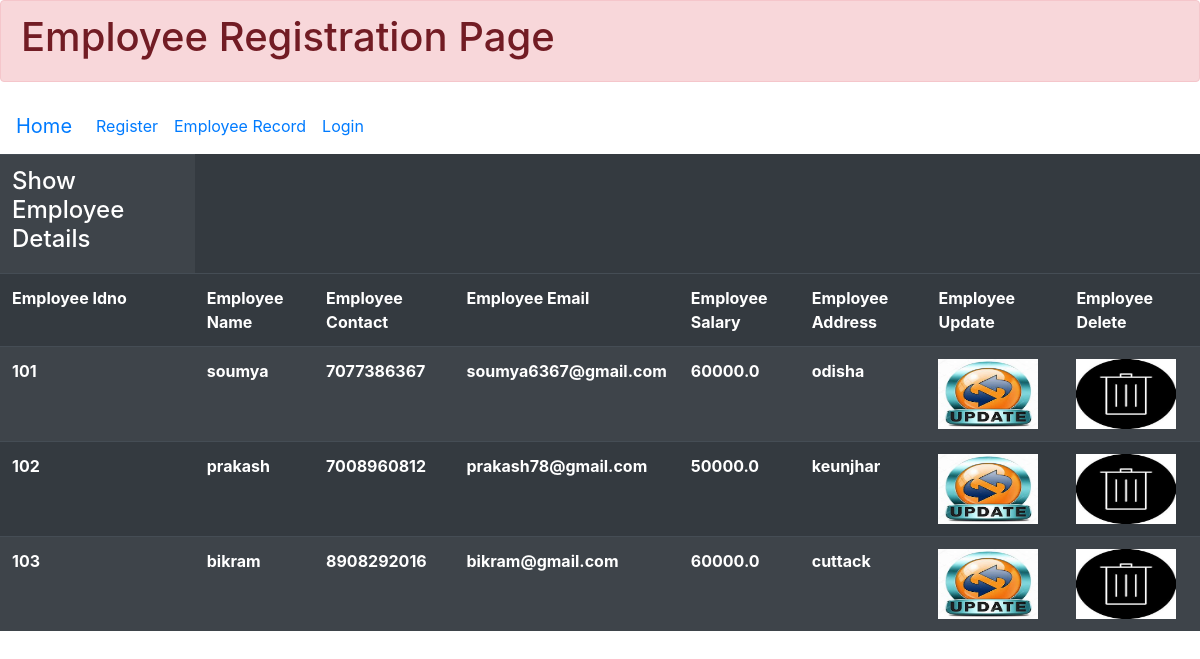
Screenshot of /details/ with the database file from the repository.
### myapp/models.py (models this page shows)
class Employee(models.Model):
      idno=models.IntegerField(primary_key=True)
      name=models.CharField(max_length=70)
      contact=models.IntegerField()
      email=models.EmailField()
      salary=models.FloatField()
      address=models.TextField(blank=True)

### myapp/views.py (the view)
# urls.py: path('details/',views.details,name='details'),
def details(request):
      result=Employee.objects.all()
      return render(request,'myapp/details.html',{'data':result})

### templates/myapp/details.html (shortened to what this page needs)
{% extends 'common.html'  %}
{% load static %}
{% block head %}
        {% include 'head.html' %}
{% endblock %}
{% block soumya %}
        <table class="table table-striped table-dark" width=500px>
            <tr>
             <th><h4>Show Employee Details</h4></th>
            </tr>
            <tr>
                  <th>Employee Idno</th>
                  <th>Employee Name</th>
                  <th>Employee Contact</th>
                  <th>Employee Email</th>
                  <th>Employee Salary</th>
                  <th>Employee Address</th>
                  <th>Employee Update</th>
                  <th>Employee Delete</th>
            </tr>
            {% for x in data %}
            <tr>
                  <th>{{x.idno}}</th>
                  <th>{{x.name}}</th>
                  <th>{{x.contact}}</th>
                  <th>{{x.email}}</th>
                  <th>{{x.salary}}</th>
                  <th>{{x.address}}</th>
                  <th>
                       <a href="{% url 'update' %}?no={{x.idno}}">
                              <img src="{% static 'imagess\update.png' %}" width=100px height=70px>
                       </a>
                  </th>
                  <th>
                        <a href="{% url 'delete' %}?no={{x.idno}}">
                               <img src="{% static 'imagess\delete.png' %}" width=100px height=70px>
                        </a>
                   </th>
            </tr>
            {% endfor %}
{% endblock %}

### templates/common.html (shortened to what this page needs)
<!doctype html>
<html lang="en">
  <head>
    <link rel="stylesheet" href="https://cdn.jsdelivr.net/npm/bootstrap@4.5.3/dist/css/bootstrap.min.css">
  </head>
  <body>
    <div class="alert alert-danger" role="alert">
      <h1>Employee Registration Page</h1>
    </div>
    {% block head %}
    {% endblock %}
    {% block soumya %}
    {% endblock %}
  </body>
</html>

### templates/head.html (shortened to what this page needs)
<!doctype html>
<html lang="en">
  <head>
    <link rel="stylesheet" href="https://cdn.jsdelivr.net/npm/bootstrap@4.5.3/dist/css/bootstrap.min.css">
  </head>
  <body>
      <nav class="navbar navbar-expand-lg navbar-black bg-black">
            <a class="navbar-brand" href="{% url 'index' %}">Home</a>
            <div class="collapse navbar-collapse" id="navbarNav">
              <ul class="navbar-nav">
                <li class="nav-item active">
                  <a class="nav-link" href="{% url 'register' %}">Register<span class="sr-only">(current)</span></a>
                </li>
                <li class="nav-item active">
                  <a class="nav-link" href="{% url 'details' %}">Employee Record<span class="sr-only">(current)</span></a>
                </li>
                <li class="nav-item active">
                  <a class="nav-link" href="{% url 'login' %}">Login <span class="sr-only">(current)</span></a>
                </li>
              </ul>
            </div>
          </nav>
  </body>
</html>

### rows the page displays
Employee: idno "101", name "soumya", contact "7077386367", email "soumya6367@gmail.com", salary "60000.0", address "odisha"
Employee: idno "102", name "prakash", contact "7008960812", email "prakash78@gmail.com", salary "50000.0", address "keunjhar"
Employee: idno "103", name "bikram", contact "8908292016", email "bikram@gmail.com", salary "60000.0", address "cuttack"
